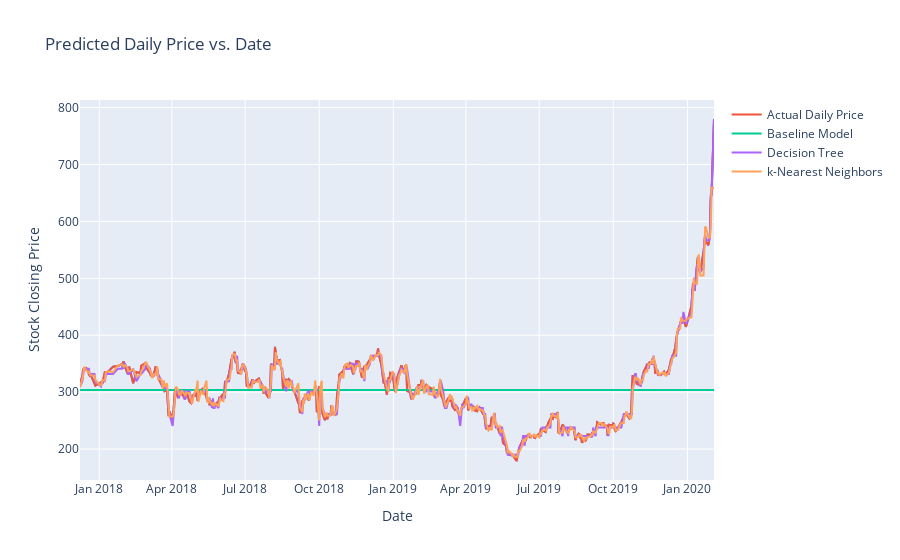

Here is the notebook cell this chart was saved with:
### Markdown cell above
# 3.1-3.2 Model Analysis

### Code cell
dec_pred = best_decision.predict(X)
knn_best = knn.predict(X)
baseline = dummy.predict(X)

#error calculation MAE (not what the project asked but i wanted to know)
dummy_mae = mean_absolute_error(y, baseline)
knn_mae = mean_absolute_error(y, knn_best)
dec_mae = mean_absolute_error(y, dec_pred)
print("Dummy Model MAE:", dummy_mae)
print("KNN Model MAE:", knn_mae)
print("Decision Tree Model MAE:", dec_mae)


# Plot the comparisons in plotly 
fig = px.line(x=date, y=y, title="Predicted Daily Price vs. Date", labels={'y': 'Stock Closing Price', 'x': 'Date'})
fig.add_scatter(x=date, y=y , mode='lines', name="Actual Daily Price")
fig.add_scatter(x=date, y=baseline, mode='lines', name="Baseline Model")
fig.add_scatter(x=date, y=dec_pred, mode='lines', name="Decision Tree ")
fig.add_scatter(x=date, y=knn_best, mode='lines', name="k-Nearest Neighbors")
fig.show()

### Figure 1 — Plotly figure (JSON) as saved in the notebook; plotly's stock layout.template omitted (floating-point values rounded to 4 significant figures; data arrays with more than 128 entries replaced by an {"elided": "..."} marker saying what was removed)
{"data": [{"hovertemplate": "Date=%{x}<br>Stock Closing Price=%{y}<extra></extra>", "legendgroup": "", "line": {"color": "#636efa", "dash": "solid"}, "marker": {"symbol": "circle"}, "mode": "lines", "name": "", "orientation": "v", "showlegend": false, "type": "scatter", "x": {"elided": "497 str values"}, "xaxis": "x", "y": {"elided": "497 float values"}, "yaxis": "y"}, {"mode": "lines", "name": "Actual Daily Price", "type": "scatter", "x": {"elided": "497 str values"}, "y": {"elided": "497 float values"}}, {"mode": "lines", "name": "Baseline Model", "type": "scatter", "x": {"elided": "497 str values"}, "y": {"elided": "497 float values"}}, {"mode": "lines", "name": "Decision Tree ", "type": "scatter", "x": {"elided": "497 str values"}, "y": {"elided": "497 float values"}}, {"mode": "lines", "name": "k-Nearest Neighbors", "type": "scatter", "x": {"elided": "497 str values"}, "y": {"elided": "497 float values"}}], "layout": {"legend": {"tracegroupgap": 0}, "title": {"text": "Predicted Daily Price vs. Date"}, "xaxis": {"anchor": "y", "domain": [0, 1], "title": {"text": "Date"}}, "yaxis": {"anchor": "x", "domain": [0, 1], "title": {"text": "Stock Closing Price"}}}}
